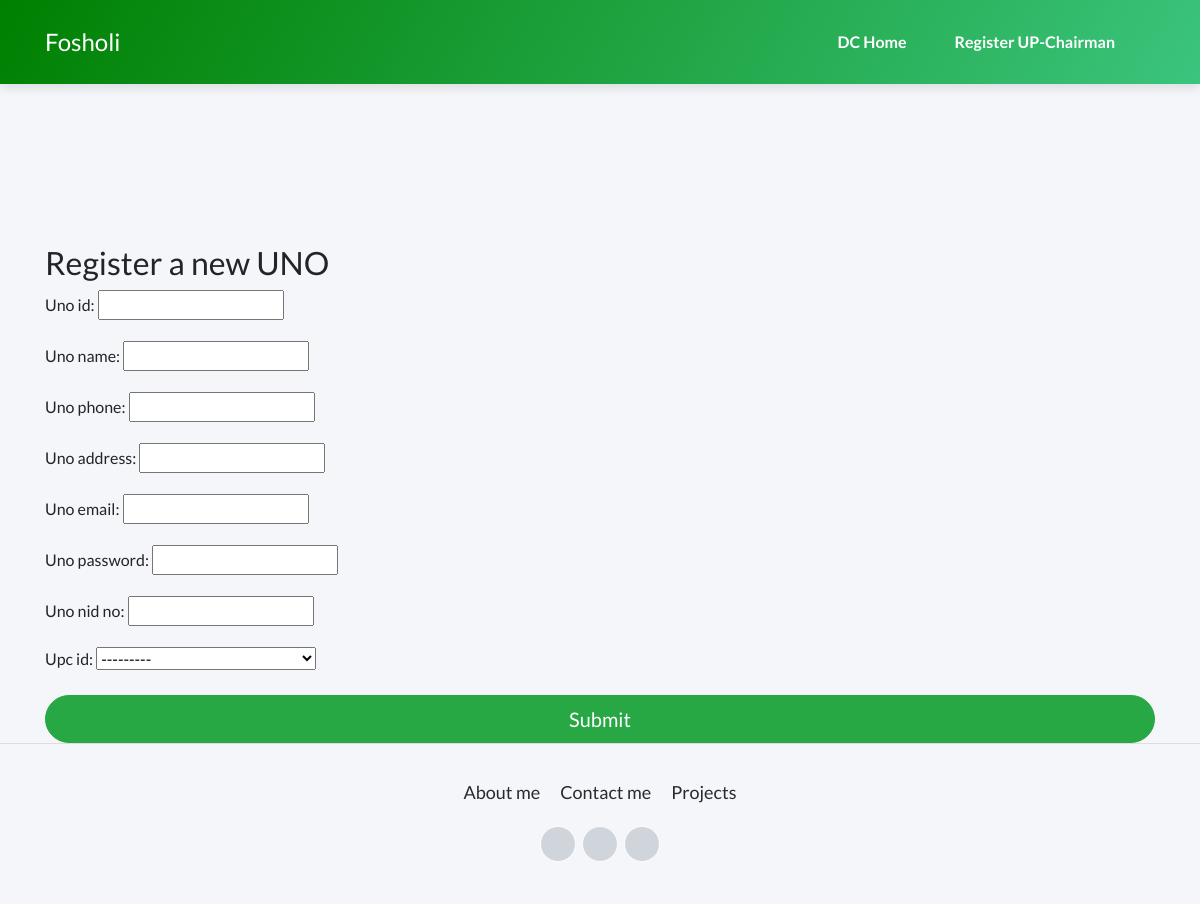
The app's page /UpChairman/registerUNO, older data.
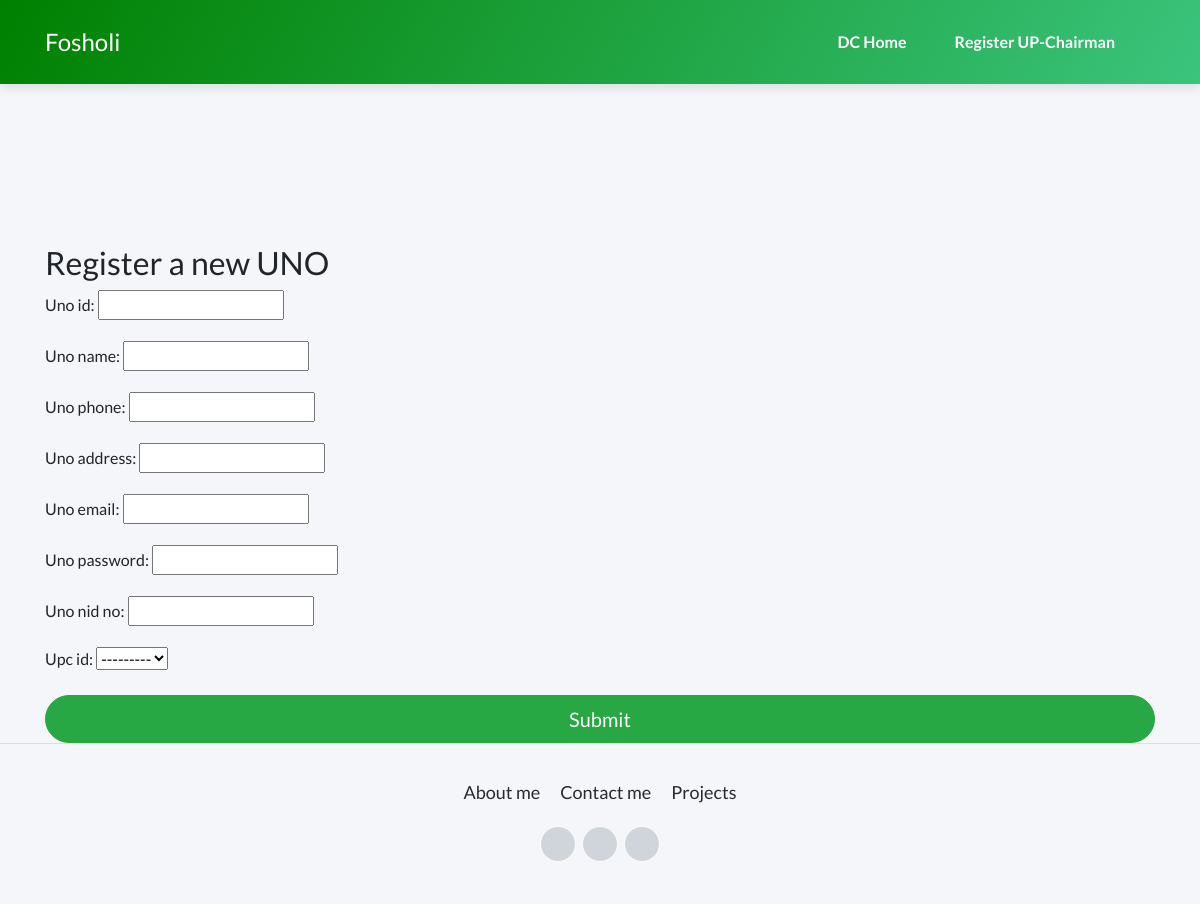
The same page, newer data.
### UpChairman/models.py (models this page shows)
class UpChairman(models.Model):
    upc_id = models.CharField(primary_key=True, max_length=5, blank=False, unique=True)
    upc_name = models.CharField(max_length=50)
    upc_phone = models.CharField(max_length=15)
    upc_address = models.CharField(max_length=150)
    upc_email = models.EmailField(max_length=50, blank=False, unique=True)
    upc_password = models.CharField(max_length=50)
    upc_nid_no = models.CharField(max_length=25, blank=False, unique=True)
    dc_id = models.ForeignKey(DC, on_delete=models.CASCADE)

### UpChairman/views.py (the view, shortened to what this page needs)
# urls.py: path('register',views.register,name='upcregister'),
def register(request):
    form = RegisterForm()
    return render(request, 'registerUNO.html', {'form': form})

### UpChairman/forms.py
class RegisterForm(forms.ModelForm):
    class Meta:
        model = models.UNO
        exclude = ()

### UpChairman/templates/registerUNO.html (shortened to what this page needs)
{% extends 'base-dc.html' %}
{% block content %}
<div class="container mt-5 pt-5">
    <h2 clas="mt-5">Register a new UNO </h2>
    <form method="POST">
        {{ form.as_p }}
        <input class="btn btn-success btn-block btn-lg mx-auto" type="submit" value="Submit">
    </form>
</div>
{% endblock %}

### DC/templates/base-dc.html (shortened to what this page needs)
{% load static %}
<!DOCTYPE html>
<html>
<head>
    <link rel="stylesheet" href="{% static 'bootstrap/css/bootstrap.min.css' %}">
    <link rel="stylesheet" href="https://cdnjs.cloudflare.com/ajax/libs/ionicons/2.0.1/css/ionicons.min.css">
    <link rel="stylesheet" href="https://cdnjs.cloudflare.com/ajax/libs/pikaday/1.6.1/css/pikaday.min.css">
    <link rel="stylesheet" type="text/css" href={% static 'css/style.css' %}>
</head>
<body>
     <nav class="navbar navbar-dark navbar-expand-lg fixed-top bg-white portfolio-navbar gradient">
        <div class="container"><a class="navbar-brand logo" href="#">Fosholi</a>
            <div class="collapse navbar-collapse"
                id="navbarNav">
                <ul class="nav navbar-nav ml-auto">
                        <li class="nav-item" role="presentation"><a class="nav-link" href="{% url 'DChomeDisplay' %}">DC Home</a></li>
                        <li class="nav-item" role="presentation"><a class="nav-link" href="{% url 'upcregister' %}">Register UP-Chairman</a></li>
                    </ul>
            </div>
        </div>
    </nav>
        {% block content %}
        {% endblock %}
     <footer class="page-footer">
        <div class="container">
            <div class="links"><a href="#">About me</a><a href="#">Contact me</a><a href="#">Projects</a></div>
            <div class="social-icons"><a href="#"></a><a href="#"></a><a href="#"></a></div>
        </div>
    </footer>
</body>
</html>

### Farmer/static/css/style.css (style rules this page uses)
body { padding-top: 100px; background: #F4F6F9 !important; }
.gradient { background: linear-gradient(120deg,green,#3BC47D); color: #fff; }

Row changes from the older to the newer data that the page shows:
removed UpChairman: upc_id "---------"
Text that changed along with them:
form field upc_id: (not shown) → "---------"
